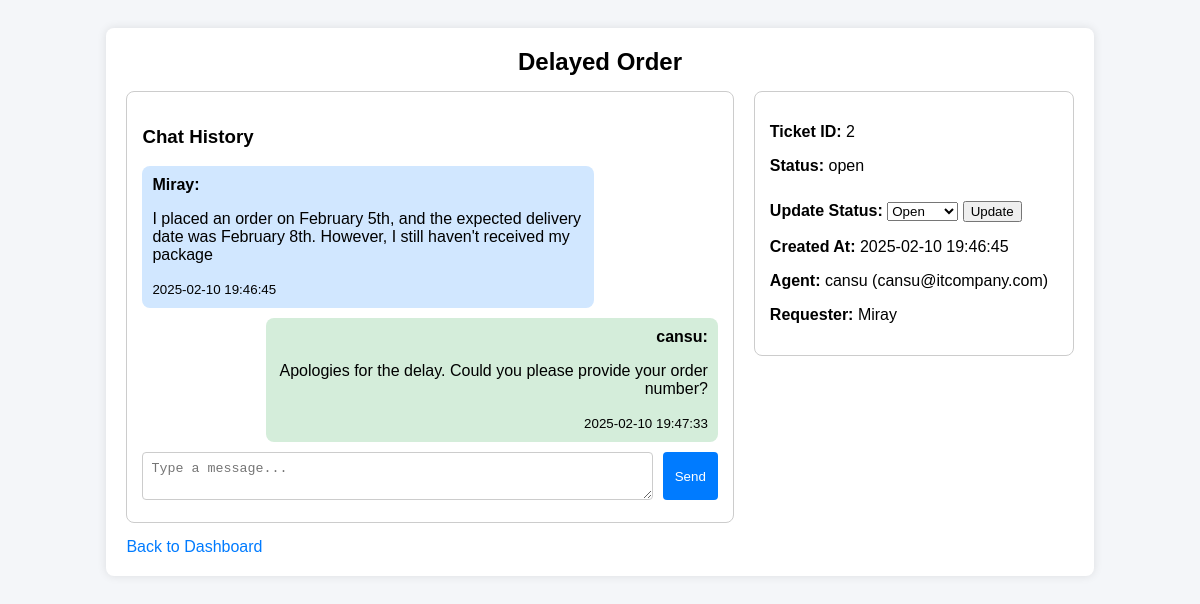
Screenshot of /ticket/2 (signed in) with the database file from the repository.
### app.py (models this page shows)
class Ticket(db.Model):
    id = db.Column(db.Integer, primary_key=True)
    user_id = db.Column(db.Integer, db.ForeignKey('user.id'))
    agent_id = db.Column(db.Integer, db.ForeignKey('user.id'), nullable=True)
    subject = db.Column(db.String(255), nullable=False)
    description = db.Column(db.Text, nullable=False)
    status = db.Column(db.String(20), default="open")
    created_at = db.Column(db.DateTime, default=db.func.now())
    user = db.relationship('User', foreign_keys=[user_id], backref=db.backref('created_tickets', lazy=True))
    agent = db.relationship('User', foreign_keys=[agent_id], backref=db.backref('assigned_tickets', lazy=True))
    comments = db.relationship('Comment', backref='ticket', lazy=True, cascade="all, delete")

class Comment(db.Model):
    id = db.Column(db.Integer, primary_key=True)
    ticket_id = db.Column(db.Integer, db.ForeignKey('ticket.id'))
    user_id = db.Column(db.Integer, db.ForeignKey('user.id'))
    text = db.Column(db.Text, nullable=False)
    created_at = db.Column(db.DateTime, default=db.func.now())
    user = db.relationship('User', backref=db.backref('comments', lazy=True))

class User(UserMixin, db.Model):
    id = db.Column(db.Integer, primary_key=True)
    name = db.Column(db.String(100), nullable=False)
    email = db.Column(db.String(100), unique=True, nullable=False)
    password = db.Column(db.String(100), nullable=False)
    role = db.Column(db.String(50), nullable=False, default="employee")

### app.py (the view)
@app.route("/ticket/<int:ticket_id>")
@login_required
def view_ticket(ticket_id):
    ticket = Ticket.query.get_or_404(ticket_id)
    return render_template("view_ticket.html", ticket=ticket)

### app.py (called while the page is built)
@login_manager.user_loader
def load_user(user_id):
    return User.query.get(int(user_id))

### templates/view_ticket.html (shortened to what this page needs)
<!DOCTYPE html>
<html lang="en">
<head>
</head>
<body>
    <div class="main-container">
        <div class="ticket-header">
            {{ ticket.subject }}
        </div>
        <div class="ticket-body">
            <div class="chat-container">
                <h3>Chat History</h3>
                {% for comment in ticket.comments %}
                    <div class="message {% if comment.user.role == 'it' %}agent{% else %}user{% endif %}">
                        <strong>{{ comment.user.name }}:</strong>
                        <p>{{ comment.text }}</p>
                        <small>{{ comment.created_at }}</small>
                    </div>
                {% endfor %}
                <form method="POST" action="{{ url_for('add_comment', ticket_id=ticket.id) }}">
                    <div class="message-input">
                        <textarea name="comment_text" rows="2" placeholder="Type a message..." required></textarea>
                        <button type="submit">Send</button>
                    </div>
                </form>
            </div>
            <div class="details-table">
                <p><strong>Ticket ID:</strong> {{ ticket.id }}</p>
                <p><strong>Status:</strong> {{ ticket.status }}</p>
                <form method="POST" action="{{ url_for('change_ticket_status', ticket_id=ticket.id) }}">
                    <label for="status"><strong>Update Status:</strong></label>
                    <select name="status" id="status" class="form-control">
                        <option value="open" {% if ticket.status == 'open' %}selected{% endif %}>Open</option>
                    </select>
                    <button type="submit" class="btn btn-primary" style="margin-top: 10px;">Update</button>
                </form>
                <p><strong>Created At:</strong> {{ ticket.created_at }}</p>
                <p><strong>Agent:</strong> {% if ticket.agent %} {{ ticket.agent.name }} ({{ ticket.agent.email }}) {% else %} Not assigned {% endif %}</p>
                <p><strong>Requester:</strong> {{ ticket.user.name }}</p>
            </div>
        </div>
        <a href="{{ url_for('dashboard') }}">Back to Dashboard</a>
    </div>
</body>
</html>

### templates/view_ticket.html (style rules this page uses)
body { font-family: Arial, sans-serif; background-color: #f4f6f9; display: flex; flex-direction: column; align-items: center; }
.main-container { width: 80%; background: white; padding: 20px; border-radius: 8px; box-shadow: 0px 0px 10px rgba(0, 0, 0, 0.1); margin-top: 20px; }
.ticket-header { text-align: center; font-size: 24px; font-weight: bold; margin-bottom: 15px; }
.ticket-body { display: flex; flex-direction: row; gap: 20px; }
.chat-container { flex: 2; padding: 15px; background: #ffffff; border-radius: 8px; border: 1px solid #ccc; height: 400px; overflow-y: auto; display: flex; flex-direction: column; }
.message { padding: 10px; border-radius: 8px; max-width: 75%; margin-bottom: 10px; }
.message.user { background-color: #d1e7ff; align-self: flex-start; }
.message.agent { background-color: #d4edda; align-self: flex-end; text-align: right; }
.message-input { display: flex; gap: 10px; margin-top: auto; }
.message-input textarea { flex: 1; padding: 8px; border: 1px solid #ccc; border-radius: 4px; }
.message-input button { padding: 8px 12px; background-color: #007bff; border: none; color: white; border-radius: 4px; cursor: pointer; }
.details-table { flex: 1; background: white; padding: 15px; border-radius: 8px; border: 1px solid #ccc; height: fit-content; }
a { text-decoration: none; color: #007bff; display: inline-block; margin-top: 15px; }

### rows the page displays
Ticket: subject "Delayed Order", id "2", status "open", status "Open", created_at "2025-02-10 19:46:45"
Comment: user.name "Miray", text "I placed an order on February 5th, and the expected delivery date was February 8th. However, I still haven't received my package", created_at "2025-02-10 19:46:45"
Comment: user.name "cansu", text "Apologies for the delay. Could you please provide your order number?", created_at "2025-02-10 19:47:33"
User: agent.name "cansu", agent.email "cansu@itcompany.com"
User: user.name "Miray"
